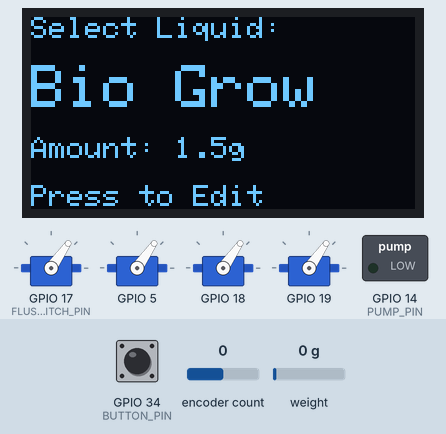
Recording of a program running on a simulated ESP32. Parts: 4 × servo, 128×64 one-colour display, switched loads named in the program (green lamp = pin HIGH). Inputs (shaded band) come from the test bench; at power-on: GPIO 34 (BUTTON_PIN) HIGH, encoder count 0, weight on the scale 0 g. What the program prints to the serial monitor is not drawn.

Above: at 3.8 s.
3.9 s: GPIO 34 (BUTTON_PIN) pulled LOW for 1 s
At 5.7 s:
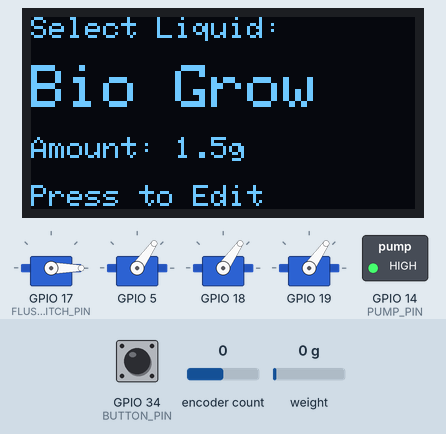
At 6.55 s:
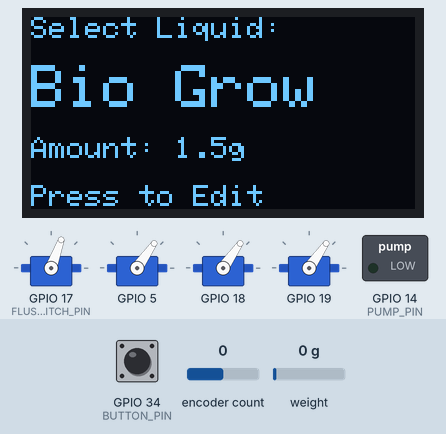
7.9 s: encoder count set to 1
10.9 s: weight on the scale set to 100 g
At 12.7 s:
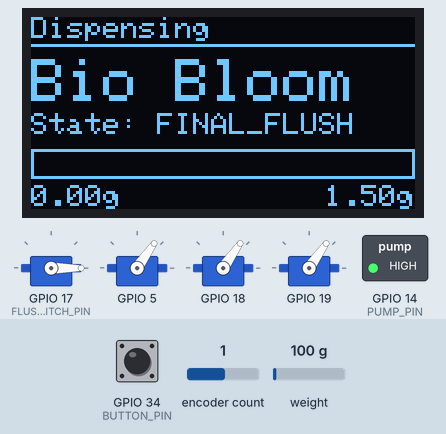
13.2 s: GPIO 34 (BUTTON_PIN) pulled LOW for 0.15 s
15.3 s: GPIO 34 (BUTTON_PIN) pulled LOW for 0.15 s
18.4 s: encoder count set to 2
At 21.9 s:
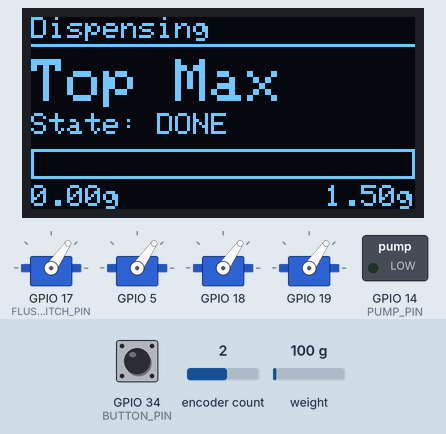
Timing chart, 0 to 22.4 s (numbered marks = the images above; inputs shaded):
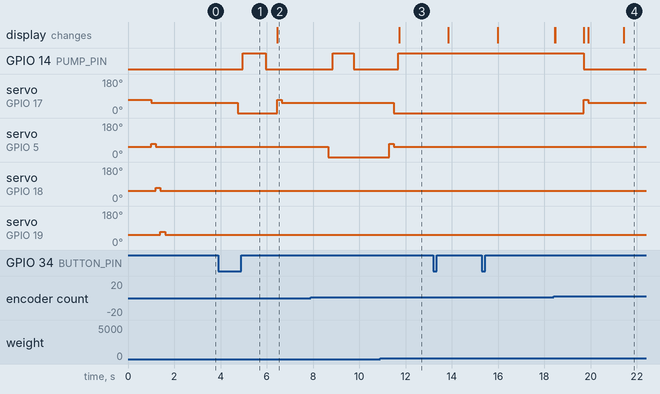

Measured:
- after the input at 3.9 s, GPIO 14 (PUMP_PIN): LOW → HIGH after 1.1 s, → LOW 1.0 s later; servo on GPIO 17 (FLUSH_SWITCH_PIN): 55° → 0° after 0.86 s, → 70° 1.7 s later, → 55° 0.20 s later
- after the input at 10.9 s, servo on GPIO 17 (FLUSH_SWITCH_PIN): 55° → 0° after 0.60 s; servo on GPIO 5: 0° → 70° after 0.40 s, → 55° 0.20 s later
- after the input at 18.4 s, the display: first changes at once (image 4 shows a later state)

The program:

main.cpp
```cpp
#include <Arduino.h>
#include "LiquidManager.h"
#include "PumpController.h"
#include "UserInterface.h"

// Pin definitions
const int PUMP_PIN = 14;
const int FLUSH_SWITCH_PIN = 17;
const int SCALE_DATA_PIN = 4;
const int SCALE_CLOCK_PIN = 16;
const int ROTARY_PIN1 = 35;
const int ROTARY_PIN2 = 32;
const int BUTTON_PIN = 34;

LiquidManager &liquidManager = LiquidManager::getInstance();
ServoSwitch flushSwitch(FLUSH_SWITCH_PIN, "Flush");
PumpController pumpController(PUMP_PIN, &flushSwitch);
UserInterface userInterface(ROTARY_PIN1, ROTARY_PIN2, BUTTON_PIN);
// Define switches in an array
ServoSwitch switches[] = {
    ServoSwitch(5, "Bio Grow"),
    ServoSwitch(18, "Bio Bloom"),
    ServoSwitch(19, "Top Max")};

void setup()
{
  Serial.begin(115200);

  flushSwitch.close();
  for (auto &sw : switches)
  {
    sw.close();
  }

  // Add liquids with corresponding switches
  liquidManager.addLiquid("Bio Grow", 1.5, &switches[0]);
  liquidManager.addLiquid("Bio Bloom", 1.5, &switches[1]);
  liquidManager.addLiquid("Top Max", 1.5, &switches[2]);

  userInterface.init(liquidManager);
  pumpController.init(SCALE_DATA_PIN, SCALE_CLOCK_PIN);
  // pumpController.calibrateScale(100.0); // Calibrate with a known 100g weight

  // Other initialization code...
}

void loop()
{
  userInterface.update();
  pumpController.update();

  if (pumpController.isBusy())
  {
    String state = pumpController.getState();
    userInterface.displayDispenseProgress(state);
  }

  if (userInterface.isDispenseRequested())
  {
    int currentLiquidIndex = userInterface.getCurrentLiquidIndex();
    Liquid *selectedLiquid = liquidManager.getLiquid(currentLiquidIndex);

    if (selectedLiquid)
    {
      pumpController.dispense(selectedLiquid);
    }

    userInterface.resetDispenseRequest();
  }
  else if (userInterface.flushRequested())
  {
    pumpController.flush();
    userInterface.resetFlushRequest();
  }

  // Other loop code...
}
```
